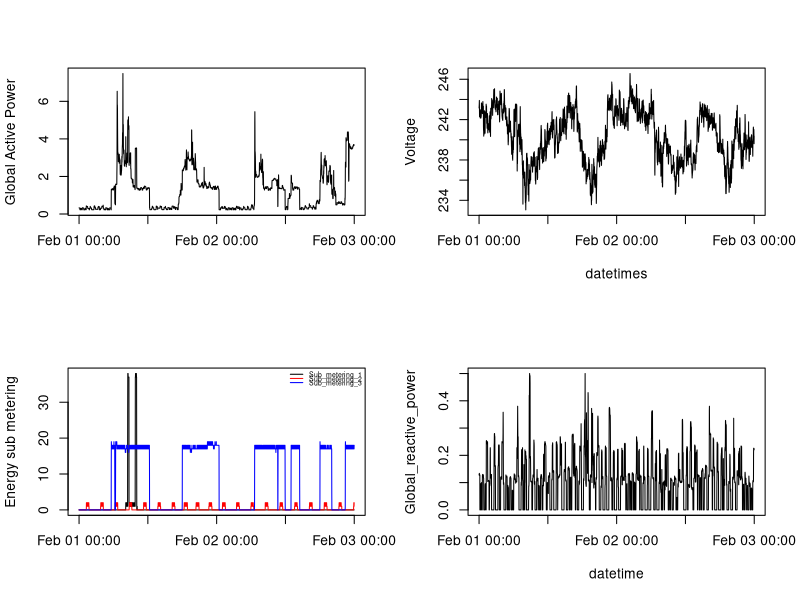

Reproduce this figure in R.
# Read the data, which has already been stripped to contain only
# the 1st and 2nd of February 2007, setting the separation 
# character as semicolon
data <- read.csv("01_02.csv", sep = ";", na.strings=c("?"))

# Combine date and time to a new variable
datetimes <- strptime(paste(data$Date, data$Time), format="%d/%m/%Y %H:%M:%S")

# Set a 2x2 plot canvas
par(mfrow=c(2,2))

# Prepare the first plot, but not showing the points
plot(datetimes, data$Global_active_power, type="n", xlab="", ylab="Global Active Power")

# Now add the lines
lines(datetimes, data$Global_active_power)

# Prepare the second plot, but not showing the points
plot(datetimes, data$Voltage, type="n", ylab="Voltage")

# Now add the lines
lines(datetimes, data$Voltage)

# Prepare the third plot, but not showing the points
plot(datetimes, data$Sub_metering_1 , type="n", xlab="", ylab="Energy sub metering")

# Now add the lines
lines(datetimes, data$Sub_metering_1)
lines(datetimes, data$Sub_metering_2, col="red")
lines(datetimes, data$Sub_metering_3, col="blue")

# Add a legend
legend("topright", legend = c("Sub_metering_1","Sub_metering_2","Sub_metering_3"), 
       lwd=1, col=c("black","red","blue"), y.intersp=.5, cex=0.5, inset = 0, bty="n")

# Prepare the fourth plot, but not showing the points
plot(datetimes, data$Global_reactive_power, type="n", xlab="datetime", ylab="Global_reactive_power")

# Now add the lines
lines(datetimes, data$Global_reactive_power)

# Copy the plot to a PNG file
dev.copy(png, file = "plot4.png", width=480, height=480)
dev.off()